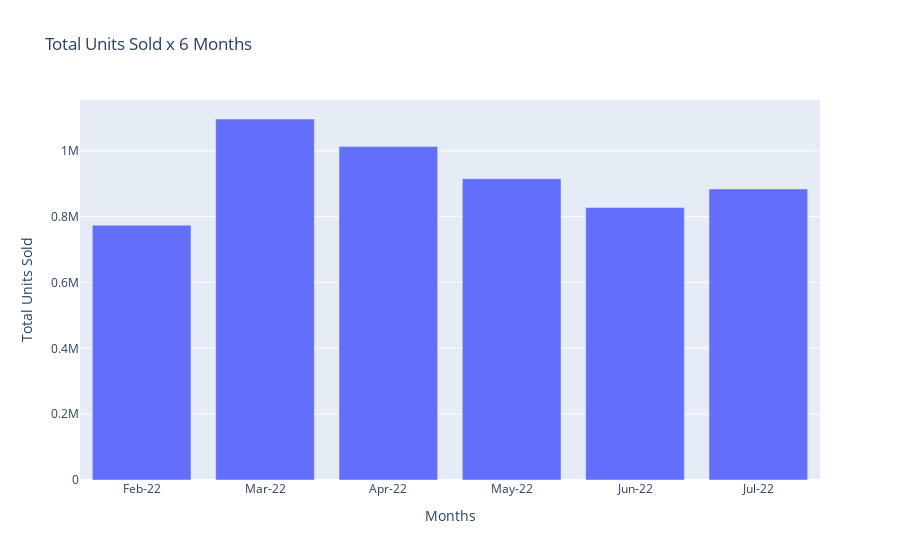

This figure's notebook cell:
### Markdown cell above
**Create Fig 1**

### Code cell
fig1 = px.bar(units_df, x = 'Months', y = 'Total Units Sold', title='Total Units Sold x 6 Months')
fig1

### Figure 1 — Plotly figure (JSON) as saved in the notebook; plotly's stock layout.template omitted (floating-point values rounded to 4 significant figures)
{"data": [{"alignmentgroup": "True", "hovertemplate": "Months=%{x}<br>Total Units Sold=%{y}<extra></extra>", "legendgroup": "", "marker": {"color": "#636efa", "pattern": {"shape": ""}}, "name": "", "offsetgroup": "", "orientation": "v", "showlegend": false, "textposition": "auto", "type": "bar", "x": ["Feb-22", "Mar-22", "Apr-22", "May-22", "Jun-22", "Jul-22"], "xaxis": "x", "y": [774200.0, 1097000.0, 1012810, 915310, 827942, 884163], "yaxis": "y"}], "layout": {"autosize": true, "barmode": "relative", "legend": {"tracegroupgap": 0}, "title": {"text": "Total Units Sold x 6 Months"}, "xaxis": {"anchor": "y", "autorange": true, "domain": [0, 1], "range": [-0.5, 5.5], "title": {"text": "Months"}, "type": "category"}, "yaxis": {"anchor": "x", "autorange": true, "domain": [0, 1], "range": [0, 1154000.0], "title": {"text": "Total Units Sold"}, "type": "linear"}}}
